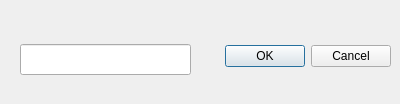
<?xml version="1.0" encoding="UTF-8"?>
<ui version="4.0">
 <class>Dialog</class>
 <widget class="QDialog" name="Dialog">
  <property name="geometry">
   <rect>
    <x>0</x>
    <y>0</y>
    <width>400</width>
    <height>104</height>
   </rect>
  </property>
  <property name="windowTitle">
   <string>Dialog</string>
  </property>
  <widget class="QDialogButtonBox" name="buttonBox">
   <property name="geometry">
    <rect>
     <x>20</x>
     <y>40</y>
     <width>371</width>
     <height>32</height>
    </rect>
   </property>
   <property name="orientation">
    <enum>Qt::Horizontal</enum>
   </property>
   <property name="standardButtons">
    <set>QDialogButtonBox::Cancel|QDialogButtonBox::Ok</set>
   </property>
  </widget>
  <widget class="QLineEdit" name="lineEdit">
   <property name="geometry">
    <rect>
     <x>20</x>
     <y>44</y>
     <width>171</width>
     <height>31</height>
    </rect>
   </property>
  </widget>
 </widget>
 <resources/>
 <connections>
  <connection>
   <sender>buttonBox</sender>
   <signal>accepted()</signal>
   <receiver>Dialog</receiver>
   <slot>accept()</slot>
   <hints>
    <hint type="sourcelabel">
     <x>248</x>
     <y>254</y>
    </hint>
    <hint type="destinationlabel">
     <x>157</x>
     <y>274</y>
    </hint>
   </hints>
  </connection>
  <connection>
   <sender>buttonBox</sender>
   <signal>rejected()</signal>
   <receiver>Dialog</receiver>
   <slot>reject()</slot>
   <hints>
    <hint type="sourcelabel">
     <x>316</x>
     <y>260</y>
    </hint>
    <hint type="destinationlabel">
     <x>286</x>
     <y>274</y>
    </hint>
   </hints>
  </connection>
 </connections>
</ui>
